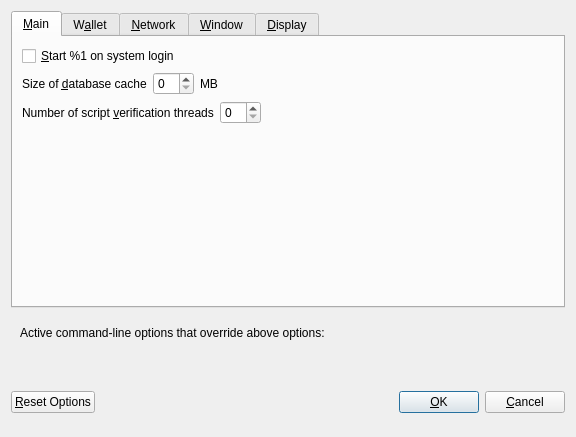
<?xml version="1.0" encoding="UTF-8"?>
<ui version="4.0">
 <class>OptionsDialog</class>
 <widget class="QDialog" name="OptionsDialog">
  <property name="geometry">
   <rect>
    <x>0</x>
    <y>0</y>
    <width>576</width>
    <height>402</height>
   </rect>
  </property>
  <property name="windowTitle">
   <string>Options</string>
  </property>
  <property name="modal">
   <bool>true</bool>
  </property>
  <layout class="QVBoxLayout" name="verticalLayout">
   <item>
    <widget class="QTabWidget" name="tabWidget">
     <property name="currentIndex">
      <number>0</number>
     </property>
     <widget class="QWidget" name="tabMain">
      <attribute name="title">
       <string>&amp;Main</string>
      </attribute>
      <layout class="QVBoxLayout" name="verticalLayout_Main">
       <item>
        <widget class="QCheckBox" name="bitcoinAtStartup">
         <property name="toolTip">
          <string>Automatically start %1 after logging in to the system.</string>
         </property>
         <property name="text">
          <string>&amp;Start %1 on system login</string>
         </property>
        </widget>
       </item>
       <item>
        <layout class="QHBoxLayout" name="horizontalLayout_2_Main">
         <item>
          <widget class="QLabel" name="databaseCacheLabel">
           <property name="text">
            <string>Size of &amp;database cache</string>
           </property>
           <property name="textFormat">
            <enum>Qt::PlainText</enum>
           </property>
           <property name="buddy">
            <cstring>databaseCache</cstring>
           </property>
          </widget>
         </item>
         <item>
          <widget class="QSpinBox" name="databaseCache"/>
         </item>
         <item>
          <widget class="QLabel" name="databaseCacheUnitLabel">
           <property name="text">
            <string>MB</string>
           </property>
           <property name="textFormat">
            <enum>Qt::PlainText</enum>
           </property>
          </widget>
         </item>
         <item>
          <spacer name="horizontalSpacer_2_Main">
           <property name="orientation">
            <enum>Qt::Horizontal</enum>
           </property>
           <property name="sizeHint" stdset="0">
            <size>
             <width>40</width>
             <height>20</height>
            </size>
           </property>
          </spacer>
         </item>
        </layout>
       </item>
       <item>
        <layout class="QHBoxLayout" name="horizontalLayout_3_Main">
         <item>
          <widget class="QLabel" name="threadsScriptVerifLabel">
           <property name="text">
            <string>Number of script &amp;verification threads</string>
           </property>
           <property name="textFormat">
            <enum>Qt::PlainText</enum>
           </property>
           <property name="buddy">
            <cstring>threadsScriptVerif</cstring>
           </property>
          </widget>
         </item>
         <item>
          <widget class="QSpinBox" name="threadsScriptVerif">
           <property name="toolTip">
            <string>(0 = auto, &lt;0 = leave that many cores free)</string>
           </property>
          </widget>
         </item>
         <item>
          <spacer name="horizontalSpacer_3_Main">
           <property name="orientation">
            <enum>Qt::Horizontal</enum>
           </property>
           <property name="sizeHint" stdset="0">
            <size>
             <width>40</width>
             <height>20</height>
            </size>
           </property>
          </spacer>
         </item>
        </layout>
       </item>
       <item>
        <spacer name="verticalSpacer_Main">
         <property name="orientation">
          <enum>Qt::Vertical</enum>
         </property>
         <property name="sizeHint" stdset="0">
          <size>
           <width>20</width>
           <height>40</height>
          </size>
         </property>
        </spacer>
       </item>
      </layout>
     </widget>
     <widget class="QWidget" name="tabWallet">
      <attribute name="title">
       <string>W&amp;allet</string>
      </attribute>
      <layout class="QVBoxLayout" name="verticalLayout_Wallet">
       <item>
        <widget class="QGroupBox" name="groupBox">
         <property name="title">
          <string>Expert</string>
         </property>
         <layout class="QVBoxLayout" name="verticalLayout_2">
          <item>
           <widget class="QCheckBox" name="coinControlFeatures">
            <property name="toolTip">
             <string>Whether to show coin control features or not.</string>
            </property>
            <property name="text">
             <string>Enable coin &amp;control features</string>
            </property>
           </widget>
          </item>
          <item>
           <widget class="QCheckBox" name="showMasternodesTab">
            <property name="toolTip">
             <string>Show additional tab listing all your masternodes in first sub-tab&lt;br/&gt;and all masternodes on the network in second sub-tab.</string>
            </property>
            <property name="text">
             <string>Show Masternodes Tab</string>
            </property>
           </widget>
          </item>
          <item>
           <widget class="QCheckBox" name="showAdvancedPSUI">
            <property name="toolTip">
             <string>Show additional information and buttons for PrivateSend on overview screen.</string>
            </property>
            <property name="text">
             <string>Enable advanced PrivateSend interface</string>
            </property>
           </widget>
          </item>
          <item>
           <widget class="QCheckBox" name="lowKeysWarning">
            <property name="toolTip">
             <string>Show warning dialog when PrivateSend detects that wallet has very low number of keys left.</string>
            </property>
            <property name="text">
             <string>Warn if PrivateSend is running out of keys</string>
            </property>
           </widget>
          </item>
          <item>
           <widget class="QCheckBox" name="privateSendMultiSession">
            <property name="toolTip">
             <string>Whether to use experimental PrivateSend mode with multiple mixing sessions per block.&lt;br/&gt;Note: You must use this feature carefully.&lt;br/&gt;Make sure you always have recent wallet (auto)backup in a safe place!</string>
            </property>
            <property name="text">
             <string>Enable PrivateSend &amp;multi-session</string>
            </property>
           </widget>
          </item>
          <item>
           <widget class="QCheckBox" name="spendZeroConfChange">
            <property name="toolTip">
             <string>If you disable the spending of unconfirmed change, the change from a transaction&lt;br/&gt;cannot be used until that transaction has at least one confirmation.&lt;br/&gt;This also affects how your balance is computed.</string>
            </property>
            <property name="text">
             <string>&amp;Spend unconfirmed change</string>
            </property>
           </widget>
          </item>
         </layout>
        </widget>
       </item>
       <item>
        <layout class="QHBoxLayout" name="horizontalLayout_4_Wallet">
         <item>
          <widget class="QLabel" name="label">
           <property name="toolTip">
            <string>This setting determines the amount of individual masternodes that an input will be anonymized through.&lt;br/&gt;More rounds of anonymization gives a higher degree of privacy, but also costs more in fees.</string>
           </property>
           <property name="text">
            <string>PrivateSend rounds to use</string>
           </property>
          </widget>
         </item>
         <item>
          <widget class="QSpinBox" name="privateSendRounds">
           <property name="minimum">
            <number>2</number>
           </property>
           <property name="maximum">
            <number>8</number>
           </property>
           <property name="value">
            <number>4</number>
           </property>
          </widget>
         </item>
        </layout>
       </item>
       <item>
        <layout class="QHBoxLayout" name="horizontalLayout">
         <item>
          <widget class="QLabel" name="label_2">
           <property name="toolTip">
            <string>This amount acts as a threshold to turn off PrivateSend once it's reached.</string>
           </property>
           <property name="statusTip">
            <string notr="true"/>
           </property>
           <property name="whatsThis">
            <string notr="true"/>
           </property>
           <property name="accessibleName">
            <string notr="true"/>
           </property>
           <property name="accessibleDescription">
            <string notr="true"/>
           </property>
           <property name="text">
            <string>Amount of Abcoin to keep anonymized</string>
           </property>
          </widget>
         </item>
         <item>
          <widget class="QSpinBox" name="privateSendAmount">
           <property name="minimum">
            <number>2</number>
           </property>
           <property name="maximum">
            <number>2000</number>
           </property>
           <property name="singleStep">
            <number>10</number>
           </property>
           <property name="value">
            <number>1000</number>
           </property>
          </widget>
         </item>
        </layout>
       </item>
       <item>
        <spacer name="verticalSpacer_Wallet">
         <property name="orientation">
          <enum>Qt::Vertical</enum>
         </property>
         <property name="sizeHint" stdset="0">
          <size>
           <width>20</width>
           <height>40</height>
          </size>
         </property>
        </spacer>
       </item>
      </layout>
     </widget>
     <widget class="QWidget" name="tabNetwork">
      <attribute name="title">
       <string>&amp;Network</string>
      </attribute>
      <layout class="QVBoxLayout" name="verticalLayout_Network">
       <item>
        <widget class="QCheckBox" name="mapPortUpnp">
         <property name="toolTip">
          <string>Automatically open the Abcoin Core client port on the router. This only works when your router supports UPnP and it is enabled.</string>
         </property>
         <property name="text">
          <string>Map port using &amp;UPnP</string>
         </property>
        </widget>
       </item>
       <item>
        <widget class="QCheckBox" name="allowIncoming">
         <property name="toolTip">
          <string>Accept connections from outside</string>
         </property>
         <property name="text">
          <string>Allow incoming connections</string>
         </property>
        </widget>
       </item>
       <item>
        <widget class="QCheckBox" name="connectSocks">
         <property name="toolTip">
          <string>Connect to the Abcoin network through a SOCKS5 proxy.</string>
         </property>
         <property name="text">
          <string>&amp;Connect through SOCKS5 proxy (default proxy):</string>
         </property>
        </widget>
       </item>
       <item>
        <layout class="QHBoxLayout" name="horizontalLayout_1_Network">
         <item>
          <widget class="QLabel" name="proxyIpLabel">
           <property name="text">
            <string>Proxy &amp;IP:</string>
           </property>
           <property name="textFormat">
            <enum>Qt::PlainText</enum>
           </property>
           <property name="buddy">
            <cstring>proxyIp</cstring>
           </property>
          </widget>
         </item>
         <item>
          <widget class="QValidatedLineEdit" name="proxyIp">
           <property name="minimumSize">
            <size>
             <width>140</width>
             <height>0</height>
            </size>
           </property>
           <property name="maximumSize">
            <size>
             <width>140</width>
             <height>16777215</height>
            </size>
           </property>
           <property name="toolTip">
            <string>IP address of the proxy (e.g. IPv4: 127.0.0.1 / IPv6: ::1)</string>
           </property>
          </widget>
         </item>
         <item>
          <widget class="QLabel" name="proxyPortLabel">
           <property name="text">
            <string>&amp;Port:</string>
           </property>
           <property name="textFormat">
            <enum>Qt::PlainText</enum>
           </property>
           <property name="buddy">
            <cstring>proxyPort</cstring>
           </property>
          </widget>
         </item>
         <item>
          <widget class="QLineEdit" name="proxyPort">
           <property name="minimumSize">
            <size>
             <width>55</width>
             <height>0</height>
            </size>
           </property>
           <property name="maximumSize">
            <size>
             <width>55</width>
             <height>16777215</height>
            </size>
           </property>
           <property name="toolTip">
            <string>Port of the proxy (e.g. 9050)</string>
           </property>
          </widget>
         </item>
         <item>
          <spacer name="horizontalSpacer_1_Network">
           <property name="orientation">
            <enum>Qt::Horizontal</enum>
           </property>
           <property name="sizeHint" stdset="0">
            <size>
             <width>40</width>
             <height>20</height>
            </size>
           </property>
          </spacer>
         </item>
        </layout>
       </item>
       <item>
        <layout class="QHBoxLayout" name="horizontalLayout_2_Network">
         <item>
          <widget class="QLabel" name="proxyActiveNets">
           <property name="text">
            <string>Used for reaching peers via:</string>
           </property>
           <property name="textFormat">
            <enum>Qt::PlainText</enum>
           </property>
          </widget>
         </item>
         <item>
          <widget class="QCheckBox" name="proxyReachIPv4">
           <property name="enabled">
            <bool>false</bool>
           </property>
           <property name="toolTip">
            <string>Shows, if the supplied default SOCKS5 proxy is used to reach peers via this network type.</string>
           </property>
           <property name="text">
            <string/>
           </property>
          </widget>
         </item>
         <item>
          <widget class="QLabel" name="proxyReachIPv4Label">
           <property name="text">
            <string>IPv4</string>
           </property>
           <property name="textFormat">
            <enum>Qt::PlainText</enum>
           </property>
          </widget>
         </item>
         <item>
          <widget class="QCheckBox" name="proxyReachIPv6">
           <property name="enabled">
            <bool>false</bool>
           </property>
           <property name="toolTip">
            <string>Shows, if the supplied default SOCKS5 proxy is used to reach peers via this network type.</string>
           </property>
           <property name="text">
            <string/>
           </property>
          </widget>
         </item>
         <item>
          <widget class="QLabel" name="proxyReachIPv6Label">
           <property name="text">
            <string>IPv6</string>
           </property>
           <property name="textFormat">
            <enum>Qt::PlainText</enum>
           </property>
          </widget>
         </item>
         <item>
          <widget class="QCheckBox" name="proxyReachTor">
           <property name="enabled">
            <bool>false</bool>
           </property>
           <property name="toolTip">
            <string>Shows, if the supplied default SOCKS5 proxy is used to reach peers via this network type.</string>
           </property>
           <property name="text">
            <string/>
           </property>
          </widget>
         </item>
         <item>
          <widget class="QLabel" name="proxyReachTorLabel">
           <property name="text">
            <string>Tor</string>
           </property>
           <property name="textFormat">
            <enum>Qt::PlainText</enum>
           </property>
          </widget>
         </item>
         <item>
          <spacer name="horizontalSpacer_2_Network">
           <property name="orientation">
            <enum>Qt::Horizontal</enum>
           </property>
           <property name="sizeHint" stdset="0">
            <size>
             <width>40</width>
             <height>20</height>
            </size>
           </property>
          </spacer>
         </item>
        </layout>
       </item>
       <item>
        <widget class="QCheckBox" name="connectSocksTor">
         <property name="toolTip">
          <string>Connect to the Abcoin network through a separate SOCKS5 proxy for Tor hidden services.</string>
         </property>
         <property name="text">
          <string>Use separate SOCKS5 proxy to reach peers via Tor hidden services:</string>
         </property>
        </widget>
       </item>
       <item>
        <layout class="QHBoxLayout" name="horizontalLayout_3_Network">
         <item>
          <widget class="QLabel" name="proxyIpTorLabel">
           <property name="text">
            <string>Proxy &amp;IP:</string>
           </property>
           <property name="textFormat">
            <enum>Qt::PlainText</enum>
           </property>
           <property name="buddy">
            <cstring>proxyIpTor</cstring>
           </property>
          </widget>
         </item>
         <item>
          <widget class="QValidatedLineEdit" name="proxyIpTor">
           <property name="minimumSize">
            <size>
             <width>140</width>
             <height>0</height>
            </size>
           </property>
           <property name="maximumSize">
            <size>
             <width>140</width>
             <height>16777215</height>
            </size>
           </property>
           <property name="toolTip">
            <string>IP address of the proxy (e.g. IPv4: 127.0.0.1 / IPv6: ::1)</string>
           </property>
          </widget>
         </item>
         <item>
          <widget class="QLabel" name="proxyPortTorLabel">
           <property name="text">
            <string>&amp;Port:</string>
           </property>
           <property name="textFormat">
            <enum>Qt::PlainText</enum>
           </property>
           <property name="buddy">
            <cstring>proxyPortTor</cstring>
           </property>
          </widget>
         </item>
         <item>
          <widget class="QLineEdit" name="proxyPortTor">
           <property name="minimumSize">
            <size>
             <width>55</width>
             <height>0</height>
            </size>
           </property>
           <property name="maximumSize">
            <size>
             <width>55</width>
             <height>16777215</height>
            </size>
           </property>
           <property name="toolTip">
            <string>Port of the proxy (e.g. 9050)</string>
           </property>
          </widget>
         </item>
         <item>
          <spacer name="horizontalSpacer_4_Network">
           <property name="orientation">
            <enum>Qt::Horizontal</enum>
           </property>
           <property name="sizeHint" stdset="0">
            <size>
             <width>40</width>
             <height>20</height>
            </size>
           </property>
          </spacer>
         </item>
        </layout>
       </item>
       <item>
        <spacer name="verticalSpacer_Network">
         <property name="orientation">
          <enum>Qt::Vertical</enum>
         </property>
         <property name="sizeHint" stdset="0">
          <size>
           <width>20</width>
           <height>40</height>
          </size>
         </property>
        </spacer>
       </item>
      </layout>
     </widget>
     <widget class="QWidget" name="tabWindow">
      <attribute name="title">
       <string>&amp;Window</string>
      </attribute>
      <layout class="QVBoxLayout" name="verticalLayout_Window">
       <item>
        <widget class="QCheckBox" name="hideTrayIcon">
         <property name="toolTip">
          <string>&amp;Hide the icon from the system tray.</string>
         </property>
         <property name="text">
          <string>Hide tray icon</string>
         </property>
        </widget>
       </item>
       <item>
        <widget class="QCheckBox" name="minimizeToTray">
         <property name="toolTip">
          <string>Show only a tray icon after minimizing the window.</string>
         </property>
         <property name="text">
          <string>&amp;Minimize to the tray instead of the taskbar</string>
         </property>
        </widget>
       </item>
       <item>
        <widget class="QCheckBox" name="minimizeOnClose">
         <property name="toolTip">
          <string>Minimize instead of exit the application when the window is closed. When this option is enabled, the application will be closed only after selecting Exit in the menu.</string>
         </property>
         <property name="text">
          <string>M&amp;inimize on close</string>
         </property>
        </widget>
       </item>
       <item>
        <spacer name="verticalSpacer_Window">
         <property name="orientation">
          <enum>Qt::Vertical</enum>
         </property>
         <property name="sizeHint" stdset="0">
          <size>
           <width>20</width>
           <height>40</height>
          </size>
         </property>
        </spacer>
       </item>
      </layout>
     </widget>
     <widget class="QWidget" name="tabDisplay">
      <attribute name="title">
       <string>&amp;Display</string>
      </attribute>
      <layout class="QVBoxLayout" name="verticalLayout_Display">
       <item>
        <layout class="QHBoxLayout" name="horizontalLayout_1_Display">
         <item>
          <widget class="QLabel" name="langLabel">
           <property name="text">
            <string>User Interface &amp;language:</string>
           </property>
           <property name="textFormat">
            <enum>Qt::PlainText</enum>
           </property>
           <property name="buddy">
            <cstring>lang</cstring>
           </property>
          </widget>
         </item>
         <item>
          <widget class="QValueComboBox" name="lang">
           <property name="toolTip">
            <string>The user interface language can be set here. This setting will take effect after restarting %1.</string>
           </property>
          </widget>
         </item>
        </layout>
       </item>
       <item>
        <widget class="QLabel" name="label_3">
         <property name="toolTip">
          <string notr="true"/>
         </property>
         <property name="statusTip">
          <string notr="true"/>
         </property>
         <property name="whatsThis">
          <string notr="true"/>
         </property>
         <property name="accessibleName">
          <string notr="true"/>
         </property>
         <property name="text">
          <string>Language missing or translation incomplete? Help contributing translations here:
https://www.transifex.com/projects/p/abcoin/</string>
         </property>
         <property name="wordWrap">
          <bool>true</bool>
         </property>
         <property name="openExternalLinks">
          <bool>true</bool>
         </property>
         <property name="textInteractionFlags">
          <set>Qt::TextBrowserInteraction</set>
         </property>
        </widget>
       </item>
       <item>
        <layout class="QHBoxLayout" name="horizontalLayout_4_Display" stretch="0,0">
         <item>
          <widget class="QLabel" name="themeLabel">
           <property name="text">
            <string>User Interface Theme:</string>
           </property>
          </widget>
         </item>
         <item>
          <widget class="QValueComboBox" name="theme"/>
         </item>
        </layout>
       </item>
       <item>
        <widget class="Line" name="line">
         <property name="orientation">
          <enum>Qt::Horizontal</enum>
         </property>
        </widget>
       </item>
       <item>
        <layout class="QHBoxLayout" name="horizontalLayout_2_Display">
         <item>
          <widget class="QLabel" name="unitLabel">
           <property name="text">
            <string>&amp;Unit to show amounts in:</string>
           </property>
           <property name="textFormat">
            <enum>Qt::PlainText</enum>
           </property>
           <property name="buddy">
            <cstring>unit</cstring>
           </property>
          </widget>
         </item>
         <item>
          <widget class="QValueComboBox" name="unit">
           <property name="toolTip">
            <string>Choose the default subdivision unit to show in the interface and when sending coins.</string>
           </property>
          </widget>
         </item>
        </layout>
       </item>
       <item>
        <layout class="QHBoxLayout" name="horizontalLayout_5_Display">
         <item>
          <widget class="QLabel" name="digitsLabel">
           <property name="text">
            <string>Decimal digits</string>
           </property>
          </widget>
         </item>
         <item>
          <widget class="QValueComboBox" name="digits"/>
         </item>
        </layout>
       </item>
       <item>
        <layout class="QHBoxLayout" name="horizontalLayout_3_Display">
         <item>
          <widget class="QLabel" name="thirdPartyTxUrlsLabel">
           <property name="toolTip">
            <string>Third party URLs (e.g. a block explorer) that appear in the transactions tab as context menu items.&lt;br/&gt;%s in the URL is replaced by transaction hash. Multiple URLs are separated by vertical bar |.</string>
           </property>
           <property name="text">
            <string>Third party transaction URLs</string>
           </property>
           <property name="buddy">
            <cstring>thirdPartyTxUrls</cstring>
           </property>
          </widget>
         </item>
         <item>
          <widget class="QLineEdit" name="thirdPartyTxUrls">
           <property name="toolTip">
            <string>Third party URLs (e.g. a block explorer) that appear in the transactions tab as context menu items.&lt;br/&gt;%s in the URL is replaced by transaction hash. Multiple URLs are separated by vertical bar |.</string>
           </property>
          </widget>
         </item>
        </layout>
       </item>
       <item>
        <spacer name="verticalSpacer">
         <property name="orientation">
          <enum>Qt::Vertical</enum>
         </property>
         <property name="sizeHint" stdset="0">
          <size>
           <width>20</width>
           <height>40</height>
          </size>
         </property>
        </spacer>
       </item>
      </layout>
     </widget>
    </widget>
   </item>
   <item>
    <widget class="QFrame" name="frame">
     <layout class="QVBoxLayout" name="verticalLayout_Bottom">
      <item>
       <layout class="QHBoxLayout" name="horizontalLayout_Bottom">
        <item>
         <widget class="QLabel" name="overriddenByCommandLineInfoLabel">
          <property name="text">
           <string>Active command-line options that override above options:</string>
          </property>
          <property name="textFormat">
           <enum>Qt::PlainText</enum>
          </property>
         </widget>
        </item>
        <item>
         <spacer name="horizontalSpacer_Bottom">
          <property name="orientation">
           <enum>Qt::Horizontal</enum>
          </property>
          <property name="sizeHint" stdset="0">
           <size>
            <width>40</width>
            <height>20</height>
           </size>
          </property>
         </spacer>
        </item>
       </layout>
      </item>
      <item>
       <widget class="QLabel" name="overriddenByCommandLineLabel">
        <property name="text">
         <string/>
        </property>
        <property name="textFormat">
         <enum>Qt::PlainText</enum>
        </property>
        <property name="wordWrap">
         <bool>true</bool>
        </property>
       </widget>
      </item>
     </layout>
    </widget>
   </item>
   <item>
    <layout class="QHBoxLayout" name="horizontalLayout_Buttons">
     <item>
      <widget class="QPushButton" name="resetButton">
       <property name="toolTip">
        <string>Reset all client options to default.</string>
       </property>
       <property name="text">
        <string>&amp;Reset Options</string>
       </property>
       <property name="autoDefault">
        <bool>false</bool>
       </property>
      </widget>
     </item>
     <item>
      <spacer name="horizontalSpacer_1">
       <property name="orientation">
        <enum>Qt::Horizontal</enum>
       </property>
       <property name="sizeHint" stdset="0">
        <size>
         <width>40</width>
         <height>48</height>
        </size>
       </property>
      </spacer>
     </item>
     <item>
      <widget class="QLabel" name="statusLabel">
       <property name="minimumSize">
        <size>
         <width>200</width>
         <height>0</height>
        </size>
       </property>
       <property name="font">
        <font>
         <weight>75</weight>
         <bold>true</bold>
        </font>
       </property>
       <property name="text">
        <string/>
       </property>
       <property name="textFormat">
        <enum>Qt::PlainText</enum>
       </property>
       <property name="wordWrap">
        <bool>true</bool>
       </property>
      </widget>
     </item>
     <item>
      <spacer name="horizontalSpacer_2">
       <property name="orientation">
        <enum>Qt::Horizontal</enum>
       </property>
       <property name="sizeHint" stdset="0">
        <size>
         <width>40</width>
         <height>48</height>
        </size>
       </property>
      </spacer>
     </item>
     <item>
      <widget class="QPushButton" name="okButton">
       <property name="text">
        <string>&amp;OK</string>
       </property>
       <property name="autoDefault">
        <bool>false</bool>
       </property>
       <property name="default">
        <bool>true</bool>
       </property>
      </widget>
     </item>
     <item>
      <widget class="QPushButton" name="cancelButton">
       <property name="text">
        <string>&amp;Cancel</string>
       </property>
       <property name="autoDefault">
        <bool>false</bool>
       </property>
      </widget>
     </item>
    </layout>
   </item>
  </layout>
 </widget>
 <customwidgets>
  <customwidget>
   <class>QValidatedLineEdit</class>
   <extends>QLineEdit</extends>
   <header>qvalidatedlineedit.h</header>
  </customwidget>
  <customwidget>
   <class>QValueComboBox</class>
   <extends>QComboBox</extends>
   <header>qvaluecombobox.h</header>
  </customwidget>
 </customwidgets>
 <resources/>
 <connections/>
</ui>
